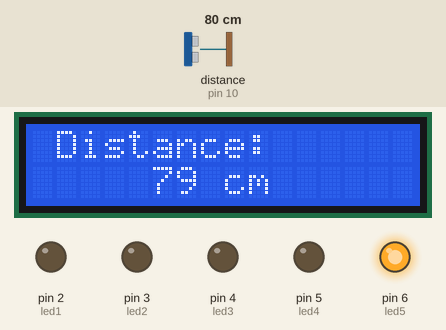
Recording of a sketch running on a simulated Arduino Uno, built with avr-gcc and run on an emulated ATmega328P. On the bench: 16×2 character LCD, output pins drawn as LEDs (lit = HIGH). Wiring (inferred from the names in the program): ultrasonic range finder: trigger pin 9; echo pin 10. The inputs (shaded band) are chosen by the test bench; at power-on: distance to the obstacle (sensor on pin 10) 80 cm. The echo pulse lasts 58.3 µs per cm; pins used as bus, display or sensor lines are not drawn; what the sketch prints to the serial monitor is not drawn.

Above: at 3.2 s.
3.3 s: distance to the obstacle (sensor on pin 10) set to 2 cm
At 5.4 s:
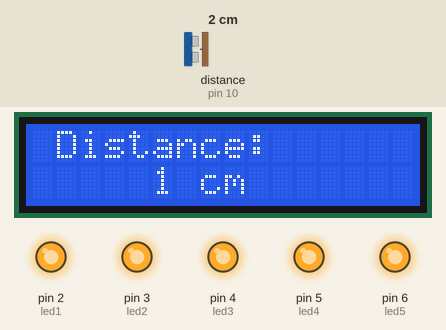
5.7 s: distance to the obstacle (sensor on pin 10) set to 9 cm
At 7.3 s:
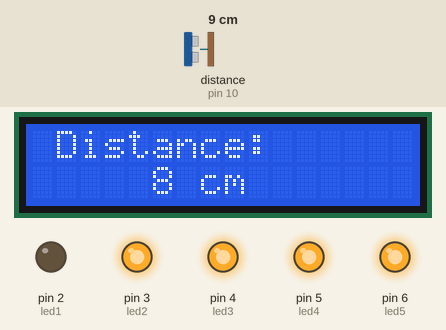
7.9 s: distance to the obstacle (sensor on pin 10) set to 35 cm
At 9.0 s:
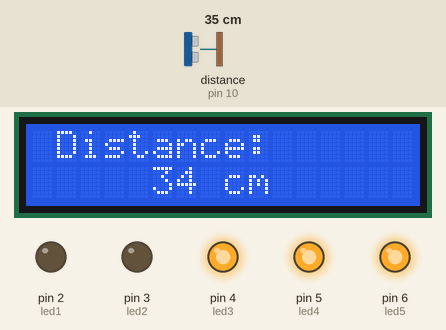
10.1 s: distance to the obstacle (sensor on pin 10) set to 60 cm
At 12.2 s:
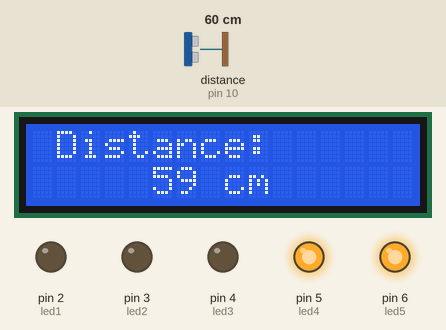
Timing chart, 0 to 13.3 s (numbered marks = the images above; inputs shaded):
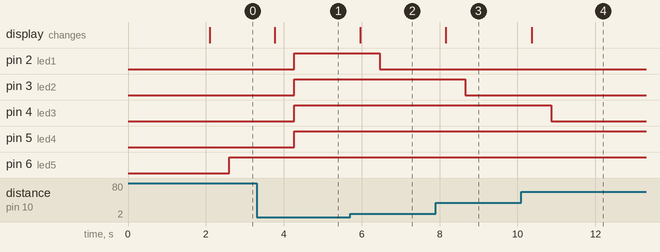

The sketch:

6.3_UltrasonicLEDs.ino
```cpp
#include <Wire.h>
#include <LiquidCrystal_I2C.h>

// Create an LCD object with I2C address 0x27 and 16 columns and 2 rows
LiquidCrystal_I2C lcd(0x27, 16, 2);  // I2C address is 0x27 for most LCDs

// Define pins for the Trigger and Echo of the ultrasonic sensor
const int trigPin = 9;
const int echoPin = 10;

const int led1 = 2;
const int led2 = 3;
const int led3 = 4;
const int led4 = 5;
const int led5 = 6;

// Variables to store the duration and calculated distance
long duration;
float Adistance;
int distance;
int prevDistance;

void setup() {
  Serial.begin(9600);
  pinMode(trigPin, OUTPUT);
  pinMode(echoPin, INPUT);
  // Initialize the LCD
  lcd.init();
  lcd.backlight();

  // Set LED pins as OUTPUT
  pinMode(led1, OUTPUT);
  pinMode(led2, OUTPUT);
  pinMode(led3, OUTPUT);
  pinMode(led4, OUTPUT);
  pinMode(led5, OUTPUT);

  // Ensure all LEDs are OFF initially
  digitalWrite(led1, LOW);
  digitalWrite(led2, LOW);
  digitalWrite(led3, LOW);
  digitalWrite(led4, LOW);
  digitalWrite(led5, LOW);

  // Display a welcome message
  lcd.setCursor(0, 0);  // Set cursor to top-left corner
  lcd.print("Distance Sensor");
  delay(2000);  // Wait for 2 seconds

}

void loop() {
  // Send a pulse to the ultrasonic sensor to trigger it
  digitalWrite(trigPin, LOW);
  delayMicroseconds(2);  // Wait for 2 microseconds
  digitalWrite(trigPin, HIGH);
  delayMicroseconds(10);  // Send a 10-microsecond pulse
  digitalWrite(trigPin, LOW);

  // Measure the time it takes for the pulse to return
  duration = pulseIn(echoPin, HIGH);

  // Calculate the distance (distance = time * speed of sound / 2)
  // Speed of sound is 343 m/s (or 0.0344 cm/µs)
  distance = duration * 0.0344 / 2;

  prevDistance == distance;
  if (distance != prevDistance) {
    // Clear the previous display
    lcd.clear();
    lcd.setCursor(0, 0);  // Set cursor to top-left corner
    lcd.print(" Distance: ");
     lcd.setCursor(5, 1);
    lcd.print(distance);
    lcd.print(" cm");
    // Wait for a moment before the next measurement
    delay(500);  // Delay for half a second (500 milliseconds)
  }

  // Light up the LEDs based on the distance
  if (distance >= 0 && distance < 5) {
    digitalWrite(led1, HIGH);
  } else {
    digitalWrite(led1, LOW);
  }


  if (distance >= 0 && distance < 21) {
    digitalWrite(led2, HIGH);
  } else {
    digitalWrite(led2, LOW);
  }

  if (distance >= 0 && distance < 41) {
    digitalWrite(led3, HIGH);
  } else {
    digitalWrite(led3, LOW);
  }

  if (distance >= 0 && distance < 61) {
    digitalWrite(led4, HIGH);
  } else {
    digitalWrite(led4, LOW);
  }

  if (distance >= 0 && distance < 81) {
    digitalWrite(led5, HIGH);
    Serial.print(5);
  } else {
    digitalWrite(led5, LOW);
  }

  delay(30);


}
```

Measured:
- after the input at 3.3 s, pin 2 (led1), pin 3 (led2), pin 4 (led3), pin 5 (led4): LOW → HIGH after 0.96 s; the display: changes after 0.46 s (image 1)
- after the input at 5.7 s, pin 2 (led1): HIGH → LOW after 0.76 s; the display: changes after 0.26 s (image 2)
- after the input at 7.9 s, pin 3 (led2): HIGH → LOW after 0.76 s; the display: changes after 0.26 s (image 3)
- after the input at 10.1 s, pin 4 (led3): HIGH → LOW after 0.77 s; the display: changes after 0.27 s (image 4)
